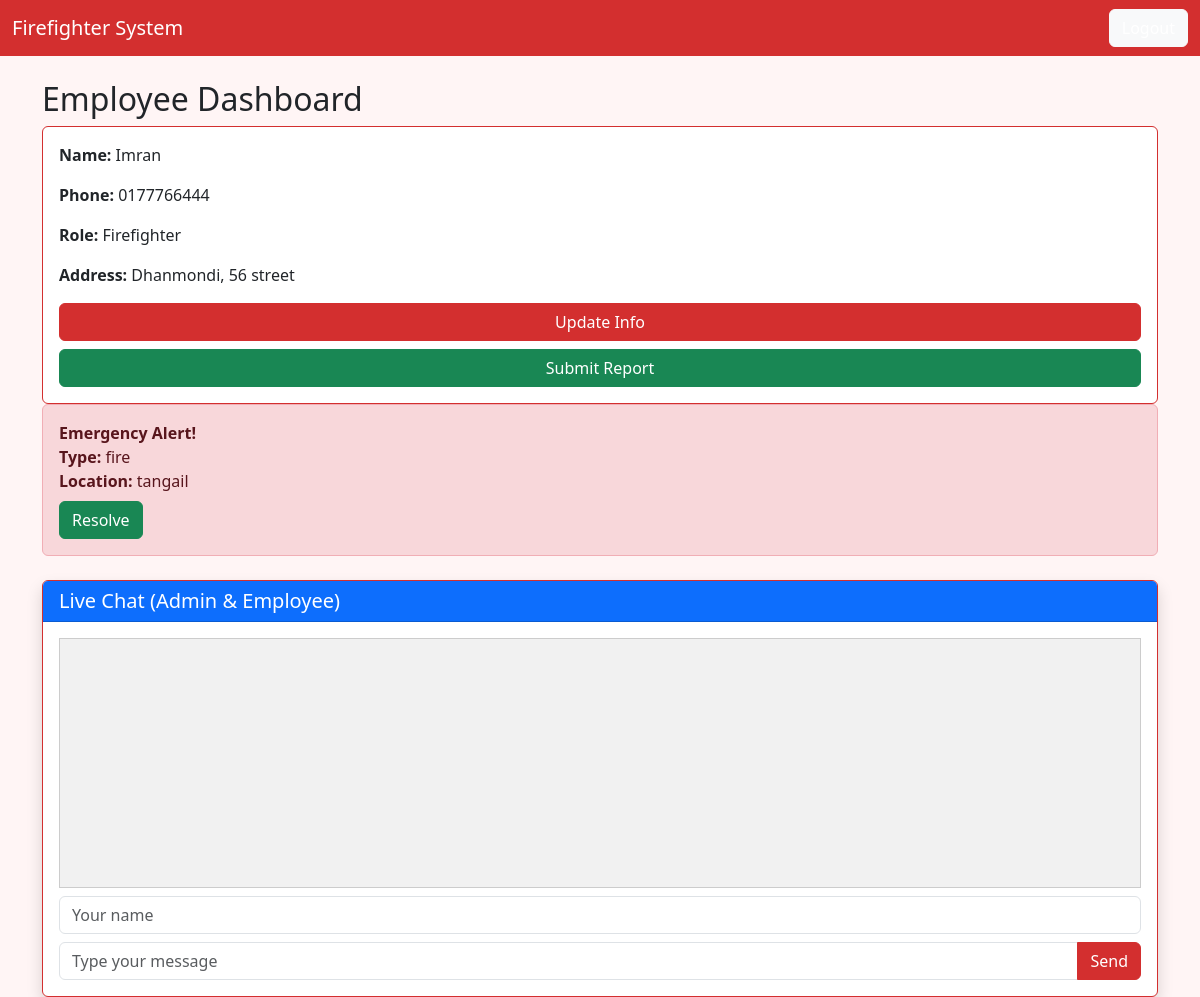
/employee (signed in), run on the app's committed database.
### l.py (models this page shows)
class EmployeeProfile(db.Model):
    id = db.Column(db.Integer, primary_key=True)
    employee_id = db.Column(db.String(100), unique=True, nullable=False)
    name = db.Column(db.String(150), nullable=False)
    phone = db.Column(db.String(20))
    address = db.Column(db.String(200))
    role = db.Column(db.String(100))
    monthly_salary = db.Column(db.Float)
    user_id = db.Column(db.Integer, db.ForeignKey('user.id'))

class Emergency(db.Model):
    id = db.Column(db.Integer, primary_key=True)
    location = db.Column(db.String(200), nullable=False)
    emergency_type = db.Column(db.String(100), nullable=False)
    status = db.Column(db.String(20), default='pending')  # 'pending', 'dispatched', 'resolved'
    timestamp = db.Column(db.DateTime, server_default=db.func.now())
    assigned_employee_id = db.Column(db.Integer, db.ForeignKey('user.id'))

### l.py (the view)
@app.route('/employee')
def employee_dashboard():
    if session.get('role') != 'employee':
        return redirect(url_for('login'))
    user_id = session.get('user_id')
    profile = EmployeeProfile.query.filter_by(user_id=user_id).first()
    active_alarm = Alarm.query.filter_by(status='active').order_by(Alarm.id.desc()).first()
    assigned_emergency = Emergency.query.filter_by(assigned_employee_id=profile.id).first()
    return render_template('employee_dashboard.html', profile=profile, active_alarm=active_alarm, assigned_emergency=assigned_emergency)

### templates/employee_dashboard.html (shortened to what this page needs)
{% extends "base.html" %}
{% block content %}
<h2>Employee Dashboard</h2>
<div class="card p-3">
    <p><strong>Name:</strong> {{ profile.name }}</p>
    <p><strong>Phone:</strong> {{ profile.phone }}</p>
    <p><strong>Role:</strong> {{ profile.role }}</p>
    <p><strong>Address:</strong> {{ profile.address }}</p>
    <a href="/update-profile" class="btn btn-primary">Update Info</a>
    <a href="/submit-report" class="btn btn-success mt-2">Submit Report</a>
</div>
{% if assigned_emergency %}
  <div id="emergency-alert" class="alert alert-danger">
      <strong>Emergency Alert!</strong><br>
      <strong>Type:</strong> {{ assigned_emergency.emergency_type }}<br>
      <strong>Location:</strong> {{ assigned_emergency.location }}<br>
      {% if assigned_emergency.acknowledged %}
          <form action="{{ url_for('resolve_emergency', emergency_id=assigned_emergency.id) }}" method="POST">
              <button type="submit" class="btn btn-success mt-2">Resolve</button>
          </form>
      {% else %}
          <form action="{{ url_for('respond_emergency', emergency_id=assigned_emergency.id) }}" method="POST">
              <button type="submit" class="btn btn-warning mt-2">Respond</button>
          </form>
      {% endif %}
  </div>
{% else %}
  <div class="alert alert-info">
      No current emergency assigned to you.
  </div>
{% endif %}
{% include 'chatbox.html' %}
{% endblock %}

### templates/base.html (style rules this page uses)
body { background-color: #fff5f5; }
.card { border: 1px solid #d32f2f; }
.btn-primary { background-color: #d32f2f; border-color: #d32f2f; }

### data on the page
EmployeeProfile: name "Imran", phone "0177766444", role "Firefighter", address "Dhanmondi, 56 street"
Emergency: emergency_type "fire", location "tangail"
